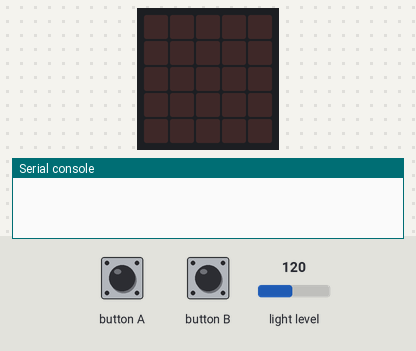
This program was run on a simulated BBC micro:bit (MakeCode). On the bench: the board's 5×5 LED display, the last lines printed to the serial console. The test bench sets the inputs (shaded band); at power-on: light level 120.

Above: at 1.2 s.
1.3 s: button A pressed for 0.15 s
At 2.6 s:
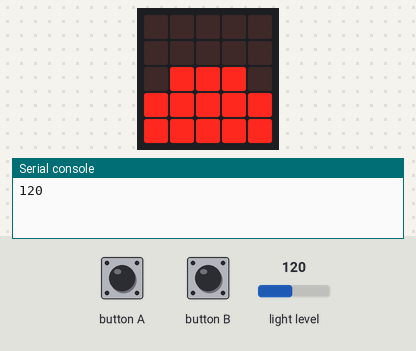
2.9 s: button B pressed for 0.15 s
At 4.1 s:
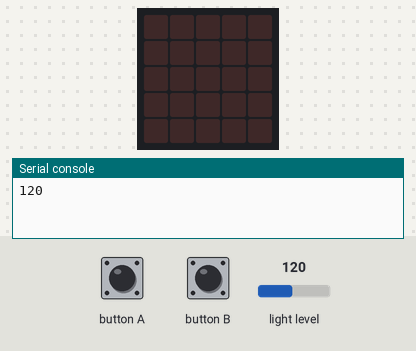
Timing chart, 0 to 5.9 s (numbered marks = the images above; inputs shaded):
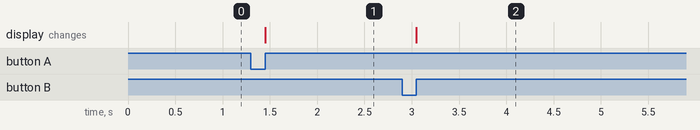

The program:

main.ts
```typescript
input.onButtonPressed(Button.A, function () {
    led.plotBarGraph(
    input.lightLevel(),
    255
    )
})
input.onButtonPressed(Button.B, function () {
    basic.showLeds(`
        . . . . .
        . . . . .
        . . . . .
        . . . . .
        . . . . .
        `)
})
```

test.ts
```typescript
// les tests vont ici ; cela ne sera pas compilé si ce paquet est utilisé en tant qu'extension.
```

Measured:
- after the input at 1.3 s, the display: changes after 0.15 s (image 1)
- after the input at 2.9 s, the display: changes after 0.15 s (image 2)
